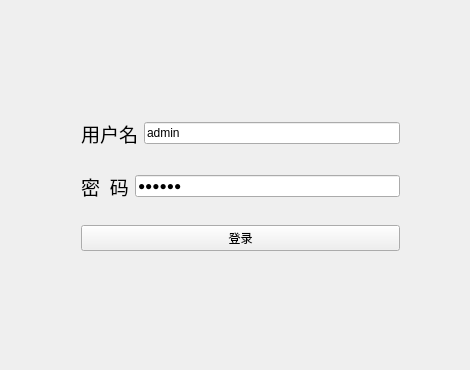
<?xml version="1.0" encoding="UTF-8"?>
<ui version="4.0">
 <class>Widget</class>
 <widget class="QWidget" name="Widget">
  <property name="geometry">
   <rect>
    <x>0</x>
    <y>0</y>
    <width>470</width>
    <height>370</height>
   </rect>
  </property>
  <property name="minimumSize">
   <size>
    <width>470</width>
    <height>370</height>
   </size>
  </property>
  <property name="maximumSize">
   <size>
    <width>470</width>
    <height>370</height>
   </size>
  </property>
  <property name="windowTitle">
   <string>Widget</string>
  </property>
  <widget class="QWidget" name="layoutWidget">
   <property name="geometry">
    <rect>
     <x>70</x>
     <y>90</y>
     <width>341</width>
     <height>191</height>
    </rect>
   </property>
   <layout class="QVBoxLayout" name="verticalLayout">
    <item>
     <layout class="QHBoxLayout" name="horizontalLayout">
      <item>
       <widget class="QLabel" name="userNamelabel">
        <property name="font">
         <font>
          <family>黑体</family>
          <pointsize>14</pointsize>
         </font>
        </property>
        <property name="text">
         <string>用户名</string>
        </property>
        <property name="alignment">
         <set>Qt::AlignCenter</set>
        </property>
       </widget>
      </item>
      <item>
       <widget class="QLineEdit" name="userNamelineEdit">
        <property name="text">
         <string>admin</string>
        </property>
       </widget>
      </item>
     </layout>
    </item>
    <item>
     <layout class="QHBoxLayout" name="horizontalLayout_2">
      <item>
       <widget class="QLabel" name="passWdlabel">
        <property name="font">
         <font>
          <family>黑体</family>
          <pointsize>14</pointsize>
         </font>
        </property>
        <property name="text">
         <string>密  码</string>
        </property>
        <property name="alignment">
         <set>Qt::AlignCenter</set>
        </property>
       </widget>
      </item>
      <item>
       <widget class="QLineEdit" name="passWdlineEdit">
        <property name="text">
         <string>123456</string>
        </property>
        <property name="echoMode">
         <enum>QLineEdit::Password</enum>
        </property>
       </widget>
      </item>
     </layout>
    </item>
    <item>
     <layout class="QHBoxLayout" name="horizontalLayout_3">
      <item>
       <widget class="QPushButton" name="loginButton">
        <property name="text">
         <string>登录</string>
        </property>
       </widget>
      </item>
     </layout>
    </item>
   </layout>
  </widget>
 </widget>
 <layoutdefault spacing="6" margin="11"/>
 <resources/>
 <connections/>
</ui>
